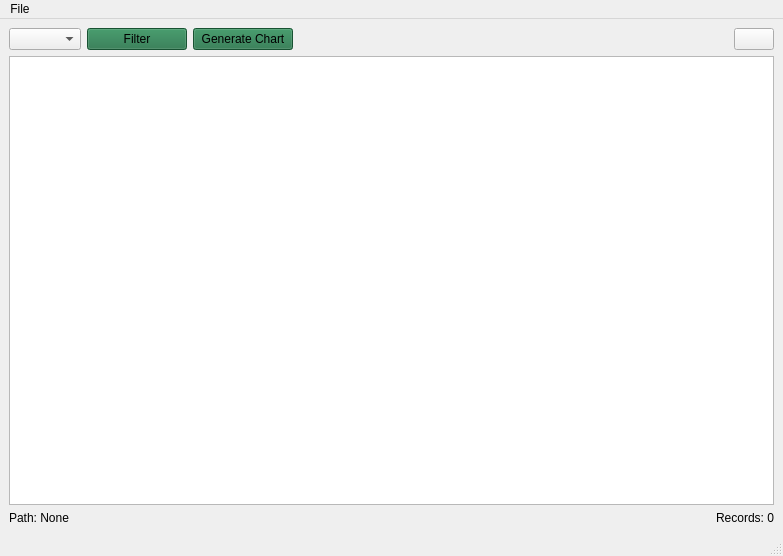
<?xml version="1.0" encoding="UTF-8"?>
<ui version="4.0">
 <class>MainWindow</class>
 <widget class="QMainWindow" name="MainWindow">
  <property name="geometry">
   <rect>
    <x>0</x>
    <y>0</y>
    <width>783</width>
    <height>556</height>
   </rect>
  </property>
  <property name="windowTitle">
   <string>Desktop Excel Editor</string>
  </property>
  <widget class="QWidget" name="centralwidget">
   <layout class="QVBoxLayout" name="verticalLayout_2">
    <item>
     <layout class="QVBoxLayout" name="verticalLayout">
      <item>
       <layout class="QHBoxLayout" name="horizontalLayout">
        <item>
         <widget class="QComboBox" name="sheet_combobox"/>
        </item>
        <item>
         <widget class="QPushButton" name="filter_button">
          <property name="minimumSize">
           <size>
            <width>100</width>
            <height>0</height>
           </size>
          </property>
          <property name="styleSheet">
           <string notr="true">background-color: #217346;</string>
          </property>
          <property name="text">
           <string>Filter</string>
          </property>
         </widget>
        </item>
        <item>
         <widget class="QPushButton" name="chart_button">
          <property name="sizePolicy">
           <sizepolicy hsizetype="Fixed" vsizetype="Minimum">
            <horstretch>0</horstretch>
            <verstretch>0</verstretch>
           </sizepolicy>
          </property>
          <property name="minimumSize">
           <size>
            <width>100</width>
            <height>0</height>
           </size>
          </property>
          <property name="autoFillBackground">
           <bool>false</bool>
          </property>
          <property name="styleSheet">
           <string notr="true">background-color: #217346;</string>
          </property>
          <property name="text">
           <string>Generate Chart</string>
          </property>
         </widget>
        </item>
        <item>
         <spacer name="horizontalSpacer">
          <property name="orientation">
           <enum>Qt::Orientation::Horizontal</enum>
          </property>
          <property name="sizeHint" stdset="0">
           <size>
            <width>40</width>
            <height>20</height>
           </size>
          </property>
         </spacer>
        </item>
        <item>
         <widget class="QPushButton" name="undo_button">
          <property name="toolTipDuration">
           <number>1</number>
          </property>
          <property name="text">
           <string/>
          </property>
          <property name="icon">
           <iconset theme="QIcon::ThemeIcon::EditUndo"/>
          </property>
         </widget>
        </item>
       </layout>
      </item>
      <item>
       <widget class="QTableView" name="sheet_tableview"/>
      </item>
     </layout>
    </item>
    <item>
     <layout class="QHBoxLayout" name="horizontalLayout_2">
      <item>
       <widget class="QLabel" name="path_label">
        <property name="text">
         <string>Path: None</string>
        </property>
       </widget>
      </item>
      <item>
       <widget class="QLabel" name="records_label">
        <property name="text">
         <string>Records: 0</string>
        </property>
        <property name="alignment">
         <set>Qt::AlignmentFlag::AlignRight|Qt::AlignmentFlag::AlignTrailing|Qt::AlignmentFlag::AlignVCenter</set>
        </property>
       </widget>
      </item>
     </layout>
    </item>
   </layout>
  </widget>
  <widget class="QMenuBar" name="menubar">
   <property name="geometry">
    <rect>
     <x>0</x>
     <y>0</y>
     <width>783</width>
     <height>33</height>
    </rect>
   </property>
   <widget class="QMenu" name="menu_file">
    <property name="title">
     <string>File</string>
    </property>
   </widget>
   <addaction name="menu_file"/>
  </widget>
  <widget class="QStatusBar" name="statusbar"/>
 </widget>
 <resources/>
 <connections/>
</ui>
